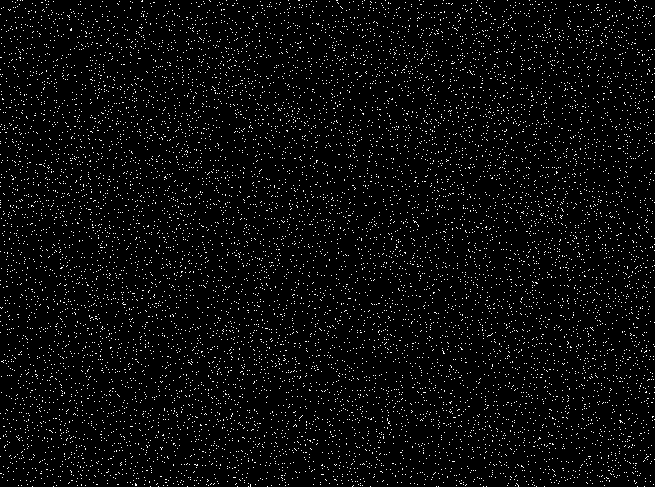
%> input picture TRABALHO_1/image_TP1_2023_1.png, 655 x 487 px
$ octave --eval "result = svpi2023_TP1_97746;"   (GNU Octave 9; MATLAB toolbox functions it lacks are replaced by stand-ins)
%> lines starting %> are read from the running program, lines starting %| are printed output that depends on the picture; in (x1, y1, x2, y2) boxes, pixels count from 0 and x2, y2 are one past the last pixel; in counts of white or black regions, pixels touching at a corner belong together; the program's own positions count from 1
function [nn,a1,a2,a3,a4,a5,a6,a7,a8] = svpi2023_TP1_97746()
nn = 97746;
a1 = q1(115  ,  57 ,  198  ,  56 ,  206);
a2 = q2(13  ,  19  ,   2);
a3 = q3([0     1     0;
         1     1     1;
         0     1     0]);
a4 = q4(94,    32,    82,    -35);
a5 = q5(2,    87  , 147  , 480  , 140  ,   2  ,  69 ,  119 ,  404  , 176);
a6 = q6(7  ,   5  ,   1  ,  11);
a7 = q7([1     1     1;
         0     0     1;
         1     1     1;
         1     0     0;
         1     1     1]);
a8 = q8(460,    13);
end

function result = q1(p1,p2,p3,p4,p5)
%> called with p1 = 115, p2 = 57, p3 = 198, p4 = 56, p5 = 206
img = im2double(imread("image_TP1_2023_1.png")); %591,787
%> img: size 487x655 double; values 0 (black) and 1 (white), 3.9% white in thin lines or dots
[M_A,N_A] = size(img); % m linhas, n colunas
%> M_A = 487; N_A = 655
horizontais = false([M_A, N_A]);
verticais = false([M_A, N_A]);
% criar mascaras tanto para as linhas veriticais como para as horizontais

%nao sao precisos mais if porque so as duas margens tanto da direita como a
%mais inferior podem ultrapassar os limites. como nao existe sobreposicao
%nao e necessario fazer mais

if (p3+p1) > M_A
    %disp('here')
    line_2 = M_A;
else
    line_2 = p3+p1-1;
end

if (p5+p1) > N_A
    %disp('or here')
    col_2 = N_A;
else
    col_2 = p5+p1-1;
end

horizontais(p2:p2+p1-1,:) = 1;
%> horizontais: size 487x655 logical; 23.6% white; 1 white region, box (x1, y1, x2, y2) and area: (0, 56, 655, 171) 75325
horizontais(p3:line_2,:) = 1;
%> horizontais: size 487x655 logical; 47.2% white; 2 white regions, box (x1, y1, x2, y2) and area: (0, 56, 655, 171) 75325, (0, 197, 655, 312) 75325

verticais(:,p4:p4+p1-1) = 1;
%> verticais: size 487x655 logical; 17.6% white; 1 white region, box (x1, y1, x2, y2) and area: (55, 0, 170, 487) 56005
verticais(:,p5:col_2) = 1;
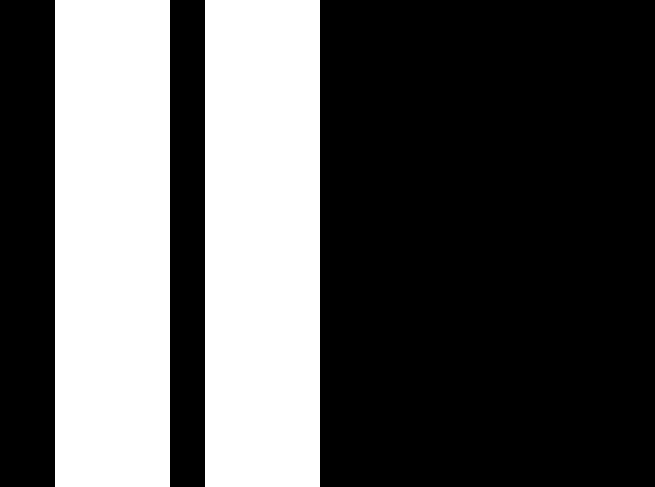
%> verticais: size 487x655 logical; 35.1% white; 2 white regions, box (x1, y1, x2, y2) and area: (55, 0, 170, 487) 56005, (205, 0, 320, 487) 56005
% figure(1)
% imshow(verticais+horizontais) % mostrar ambas as mascaras

mask_join = and(verticais,horizontais);
% figure(2)
% imshow(mask)
result = sum(sum(img(mask_join)));
%> result = 2054

%criam-se as mascaras tanto das linhas horizontais como verticais, tendo
%atencao a possibilidade destas sairem fora da imagem dada, e depois faz-se
%o "and" delas e contam-se os pixeis brancos, que vao ter o valor 1, nessa
%mascara
end

function result = q2(p1,p2,p3)
%> called with p1 = 13, p2 = 19, p3 = 2

img = im2double(imread("image_TP1_2023_1.png"));
filter = ones(p1,p2);
filter(round(p1/2),round(p2/2)) = p1*p2;
img_filtered = filter2(filter,img);
result = sum(sum(img_filtered<=p3));
%> result = 1790

%um filtro de valor 1 para todos os vizinhos que se querem
%considerar para contar se eles são brancos.
%Contudo, existe a possibilidade do pixel central ser um branco e apenas se
%querem os que sao pretos, por isso, atribui-se um valor grande o
%suficiente, p1*p2, para o caso deste ser um branco e os seus vizinhos
%todos pretos. No fim so se querem aqueles cuja soma, que se tira
%diretamente do filtro, vai ser menor ou igual ao enunciado, p3, se for o 1
%ou 0.
end

function result = q3(p1)
%> called with p1 = [0 1 0; 1 1 1; 0 1 0]

img = im2double(imread("image_TP1_2023_2.png"));
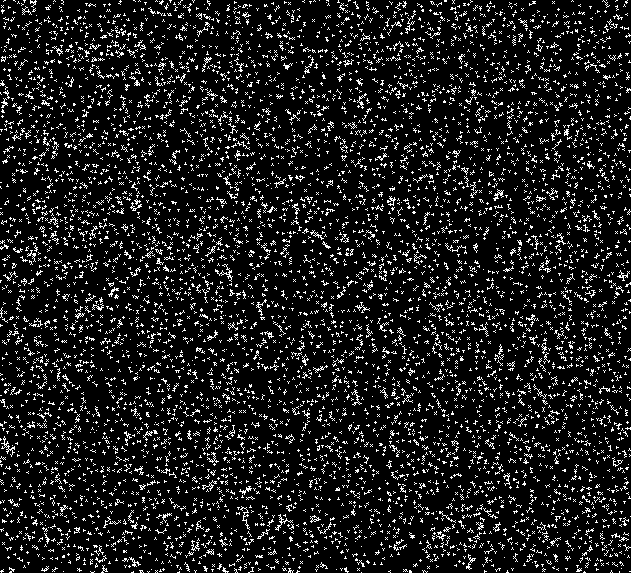
%> input picture TRABALHO_1/image_TP1_2023_2.png, 631 x 573 px
%> img: size 573x631 double; values 0 (black) and 1 (white), 11% white in thin lines or dots
filter = -1*ones(size(p1));
filter = filter + 2*p1;
filtered_image = filter2(filter,img);
soma = sum(sum(p1));
result = sum(sum(filtered_image==soma));
%> result = 783

% primeiro faz-se o filtro a ser [-1 -1 -1...] e depois soma-se duas vezes o
% filtro para se ter assim os 0 substituidos por -1 no filtro dado como
% parametro. Isto é relevante uma vez que de facto nao se pretende ignorar
% o pixel nessa posicao que seria o que aconteceria com o valor 0 original.
% assim, ao ser um valor negativo, caso este seja branco, leva a que haja
% uma penalização e que este nao seja considerado.
end

function result = q4(p1,p2,p3,p4)
%> called with p1 = 94, p2 = 32, p3 = 82, p4 = -35
%p1=106;p2=200;p3=100;p4=45;
Z = im2double(imread("image_TP1_2023_2.png"));
square = true(p1);

[lins,cols]=size(Z);
%> lins = 573; cols = 631
T = [1 0 p2; 0 1 p3; 0 0 1]*[cosd(p4) -sind(p4) 0;sind(p4) cosd(p4) 0;0 0 1];
%T = [cosd(p4) -sind(p4) 0;sind(p4) cosd(p4) 0;0 0 1]*[1 0 p2; 0 1 p3; 0 0 1];
T = T*[1 0 -1; 0 1 -1; 0 0 1];
tf = affine2d(T');
Ro = imref2d([lins cols]);
%tempA = imwarp(square,tf,'OutputView',Ro);
%tempA = imwarp(square,tf,'OutputView',Ro,'SmoothEdges',true); % falha 1 no
%4
tempA = imwarp(square,tf,'OutputView',Ro,'SmoothEdges',true,'interp','nearest');

filter = [1 1 1; 1 8 1; 1 1 1];
outcome = filter2(filter,Z);

% [14 lines of commented-out code are left out]

result = sum(sum( outcome(tempA)>8 ));
%> result = 1057
end

function result = q5(p1,p2,p3,p4,p5,p6,p7,p8,p9,p10)
%> called with p1 = 2, p2 = 87, p3 = 147, p4 = 480, p5 = 140, p6 = 2, p7 = 69, p8 = 119

tipo_1 = p1; tipo_2 = p6;
r1_min = p2;r1_max = p3; x1=p4;y1=p5;
r2_min = p7;r2_max = p8; x2=p9;y2=p10;

img = im2double(imread("image_TP1_2023_3.png"));
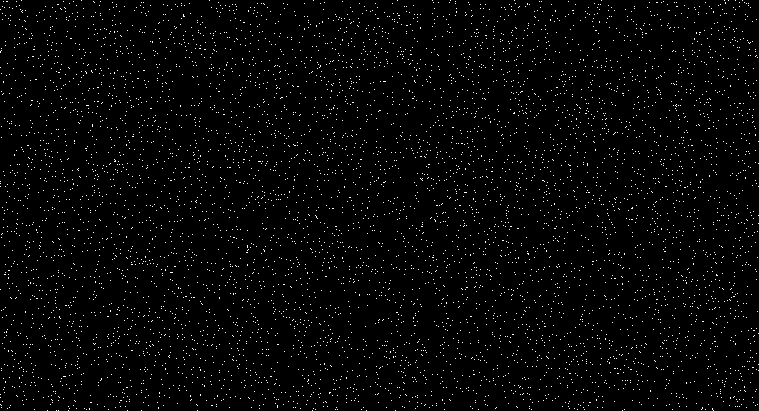
%> input picture TRABALHO_1/image_TP1_2023_3.png, 759 x 411 px
%> img: size 411x759 double; values 0 (black) and 1 (white), 2.2% white in thin lines or dots
[lins,cols] = size(img);
%> lins = 411; cols = 759

if tipo_1==1 %circular
    mask_1 = draw_type_1(lins,cols,r1_min,r1_max,x1,y1);
elseif tipo_1==2 %quadrada
    mask_1 = draw_type_2(lins,cols,r1_min,r1_max,x1,y1);
elseif tipo_1==3%circular fora; quadrangular dentro
    mask_1 = draw_type_3(lins,cols,r1_min,r1_max,x1,y1);
else% quadrangular fora; circular dentro
    mask_1 = draw_type_4(lins,cols,r1_min,r1_max,x1,y1);
end

if tipo_2==1 %circular
    mask_2 = draw_type_1(lins,cols,r2_min,r2_max,x2,y2);
elseif tipo_2==2 %quadrada
    mask_2 = draw_type_2(lins,cols,r2_min,r2_max,x2,y2);
elseif tipo_2==3%circular fora; quadrangular dentro
    mask_2 = draw_type_3(lins,cols,r2_min,r2_max,x2,y2);
else% quadrangular fora; circular dentro
    mask_2 = draw_type_4(lins,cols,r2_min,r2_max,x2,y2);
end

mask_join = and(mask_1,mask_2); % fazem-se as mascaras individuais e depois
% ve-se o que ha na mascara em comum. para depois somar os pixels, valor 1
% nessa regiao da imagem
result = sum(sum(img(mask_join)));

% [9 lines of commented-out code are left out]
end

%decidi resolver tudo com ciclos for de forma a se conseguir evitar a
%questao das margens da mascara ficarem de fora da imagem
% [14 lines left out: function draw_type_1, not called in this run]

%aqui a ideia mais simples acaba por ser considerar a mais exterior com o
%valor de 1 e depois retirar o interior, dai nao se fazer com o igual nos
%mais interiores
function mask = draw_type_2(lins,cols,r_min,r_max,x,y) % quadrada
%> called with lins = 411, cols = 759, r_min = 87, r_max = 147, x = 480, y = 140
    mask = false(lins,cols);
    for line=1:lins
        if line >= (y-floor(r_max/2)) && line <= (y+floor(r_max/2)) % passa-se logo para aqui para poupar umas iteracoes
            for col=1:cols
               if col >= (x-floor(r_max/2)) && col <= (x+floor(r_max/2))
                    %quadrado exterior
                    mask(line,col) = 1; % faz-se o quadrado mais de fora e considera-se com 1
                    % contudo se for dos mais interiores muda-se para 0
                    if col > (x-floor(r_min/2)) && col < (x+floor(r_min/2))
                    if line > (y-floor(r_min/2)) && line < (y+floor(r_min/2))
                        %quadrado interior
                        mask(line,col) = 0; % se fizer parte do mais interior muda-se o ponto para 0
                    end
                    end
               end
           end
        end
    end
%> mask: size 411x759 logical; 4.6% white; 1 white region, box (x1, y1, x2, y2) and area: (406, 66, 553, 213) 14384
%> after the loop in draw_type_2 (call 2), `for line=1:lins`: mask: size 411x759 logical; 3.1% white; 1 white region, box (x1, y1, x2, y2) and area: (344, 116, 463, 235) 9672
%> in q5, `result = sum(sum(img(mask_join)));`: result = 32
end

% [35 lines left out: functions draw_type_3, draw_type_4, not called in this run]

function result = q6(p1,p2,p3,p4)
%> called with p1 = 7, p2 = 5, p3 = 1, p4 = 11
%p1=5; p2 =3; p3 = 5;p4=7;
img = im2double(imread("image_TP1_2023_3.png"));
[lins,cols] = size(img);

img(1:p1-1,:)=0;img(end-p1+2:end,:)=0;
%> after `img(end-p1+2:end,:)=0`: img: size 411x759 double; values 0 (black) and 1 (white), 2.1% white in thin lines or dots
img(:,1:p1-1)=0;img(:,end-p1+2:end)=0;
%para por os limites como e pedido no enunciado para serem sempre postas a
%0

filter = [-1 -1 -1;-1 8 -1;-1 -1 -1];
isolated_points = filter2(filter,img); % os que forem 8 sao brancos isolados;
% e os que forem -8 sao isolados pretos

for line=p1:(lins-p1+2) %so vale a pena comecar a analisar a partir dos pontos que podem ser isolados
    for col=p1:(cols-p1+2)
        if isolated_points(line,col)==8 || isolated_points(line,col)==-8
            limit = floor(p2/2); % para se ter a distancia de onde vai comecar
            %para que nao se excedam os limites do array pode-se fazer esta
            %conta, seria talvez mais eficiente fazer um padding a imagem e
            %assim analisava-se sempre dentro e seriam escusados os 4 if a
            %cada iteração
            if line-limit < 1
               limit_1 = 1;
            else
               limit_1 = line-limit;
            end
            if line+limit > lins
               limit_2 = lins;
            else
               limit_2 = line+limit;
            end
            if col-limit < 1
               limit_3 = 1;
            else
               limit_3 = col-limit;
            end
            if col+limit > cols
               limit_4 = cols;
            else
               limit_4 = col+limit;
            end

            img(limit_1:limit_2,limit_3:limit_4) = 1; % fazer a regiao a 1s
        end
    end
end
%> img: size 411x759 double; values 0 (black) and 1 (white), 37.5% white; 1613 white regions (198 under 20 px), largest, box (x1, y1, x2, y2) and area: (583, 171, 634, 241) 921, (266, 298, 319, 360) 799, (477, 203, 518, 258) 785
%> after the loop, limit = 2; limit_1 = 403; limit_2 = 407; limit_3 = 740; limit_4 = 744

result = 1; %faz-se sempre pelo menos uma vez
%figure
while true
    img_new=medfilt2(img,[p3,p4]);
    if img_new == img % se a imagem agora for igual a anterior e porque se pode parar
        break
    else
        result = result+1; % e preciso fazer mais uma vez e a imagem obtida agora passa a ser a da proxima
        img = img_new;
    end
    %imshow(img)
    %pause(0.01)
end
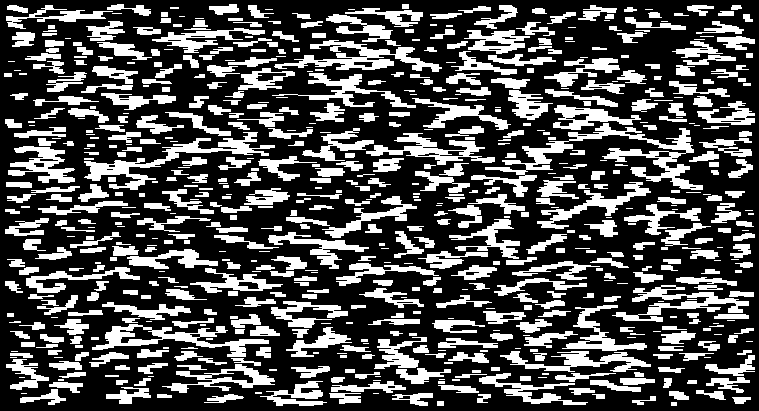
%> img: size 411x759 double; values 0 (black) and 1 (white), 31.5% white; 674 white regions (169 under 20 px), largest, box (x1, y1, x2, y2) and area: (471, 123, 703, 197) 3584, (84, 132, 275, 190) 2144, (274, 40, 442, 72) 1868
%> after the loop, result = 5
end

function result = q7(p1)
img = im2double(imread("image_TP1_2023_4.png"));
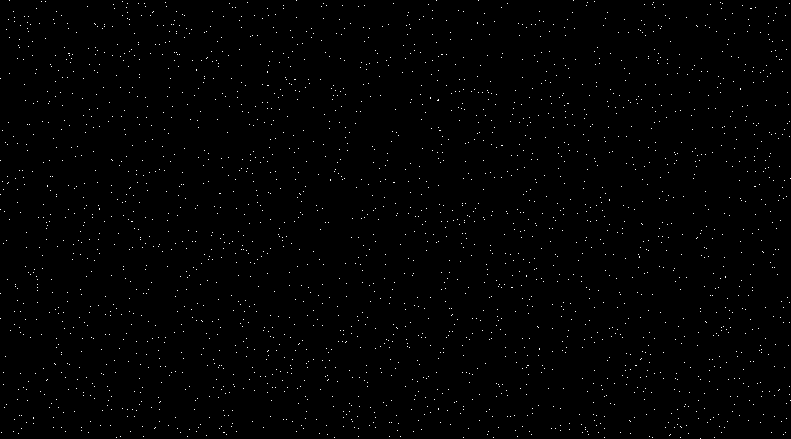
%> input picture TRABALHO_1/image_TP1_2023_4.png, 791 x 439 px
%> img: size 439x791 double; values 0 (black) and 1 (white), 0.72% white in thin lines or dots
[lins,cols] = size(img);
%> lins = 439; cols = 791
result = 0;

[lins_filter,cols_filter] = size(p1);

% [5 lines of commented-out code are left out]

for line=1:lins
    for col=1:cols
        if img(line,col) == 1
            if line-lins_filter < 1
                limit_1 = 1;
            else
                limit_1 = line-lins_filter;
            end
            if line+lins_filter > lins
                limit_2 = lins;
            else
                limit_2 = line+lins_filter;
            end
            if col-cols_filter < 1
                limit_3 = 1;
            else
                limit_3 = col-cols_filter;
            end
            if col+cols_filter > cols
                limit_4 = cols;
            else
                limit_4 = col+cols_filter;
            end

            neighboors = img(limit_1:limit_2,limit_3:limit_4);
            if sum(sum(neighboors(:))) < 2
                result = result+1;

% [4 lines of commented-out code are left out]
            end
        end
    end
end
%> after the loop, limit_1 = 434; limit_2 = 439; limit_3 = 698; limit_4 = 704; neighboors = [0 0 0 0 0 0 0; 0 0 0 0 0 0 0; 0 0 0 0 0 0 0; 0 0 0 0 0 0 0; 0 0 0 0 0 0 0; 0 0 0 1 0 0 0]; result = 1499
% figure
% imshow(matriz_final.*0.5+img)

% para a resolucao deste exercicio o mais simples acaba por ser verificar
% os vizinhos de cada um dos pontos da imagem. atentando a situacao de este
% estar numa das bordas e dai as clausulas if de limitacao. a distancia
% minima para que se possa colocar um filtro vai ser a dimensao do filtro
% em si. como se pode ver na imagem do enunciado dos dois mais juntos que
% sao aceites e dos dois verticais que se recusam. Existe a vantagem de ao
% se contar a interacao A->B e B->A se removem os dois casos.
end

function result = q8(p1,p2)
%> called with p1 = 460, p2 = 13
img = im2double(imread("image_TP1_2023_5.png"));
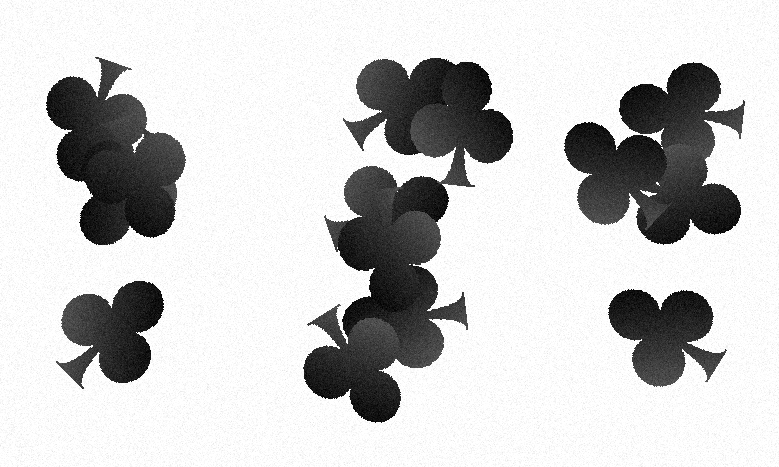
%> input picture TRABALHO_1/image_TP1_2023_5.png, 779 x 467 px
%> img: size 467x779 double; min 0, max 1, mean 0.795
img_edges = edge(img,'log'); % obter so os contornos, este foi o melhor em
%> img_edges: size 467x779 logical; 1.4% white in thin lines or dots, all inside (x1, y1, x2, y2) = (41, 52, 747, 423)
% cofamparacao aos restantes, como e de segunda ordem pelo brilho das imagens
% acabou por resultar bem. noutras situacoes poderia ser necessario aplicar
% mais tratamento as imagens por causa disso

result = 0; %pode nao haver nenhuma individual

[label,num] = bwlabel(img_edges); % saber quantas regioes fechadas existem e dar um label
%> label: size 467x779 double; 270 distinct labels, from 0 to 269
%> num = 269
val_menor = p1-p2;
val_maior = p1+p2;
% [6 lines of commented-out code are left out]
for i=1:num
      mask = (label==i);
      boundary_array = bwboundaries(mask,'noholes'); %procurar so pelo objeto pai e filho
      boundary = boundary_array{1}; % so a mais exterior

      tamanho = length(boundary); % obtem-se assim o comprimento da aresta exterior da peca
      if tamanho >= val_menor && tamanho <= val_maior % se estiver dentro do range dado
        %final_forms = final_forms|mask; % juntar a peca obtida individual
        result = result+1;
      end
end
%> this loop made 269 passes
%> (tamanho, result) on pass 6: (449, 1)
%> (boundary, tamanho) on passes 1, 3, 5, 7, 8, 9: ([97 42; 98 42; 97 42], 3), ([159 52; 160 52; 159 52], 3), ([141 55; 141 55], 2), ([88 62; 88 62], 2), ([123 65; 123 65], 2), ([146 66; 146 66], 2)
%> pass 2, in q8, `mask = (label==i);`:
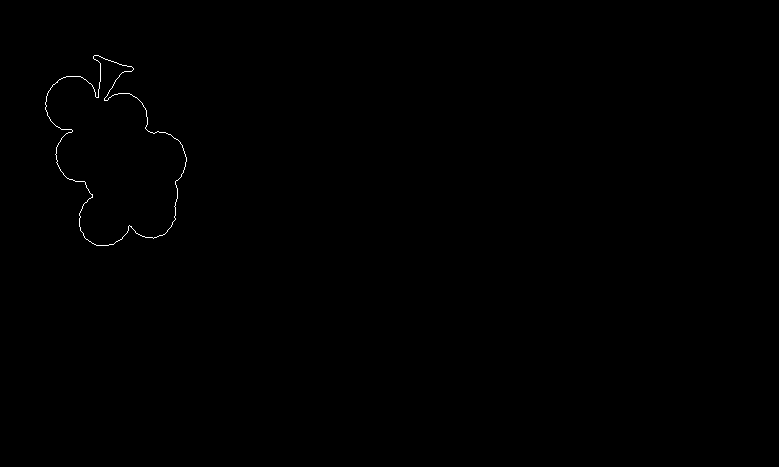
%> mask: size 467x779 logical; 0.18% white in thin lines or dots, all inside (x1, y1, x2, y2) = (45, 55, 187, 246)
%> after the loop, result = 2
% subplot(1,2,2)
% imshow(final_forms)
end
%> `result = svpi2023_TP1_97746;`: result = 97746
